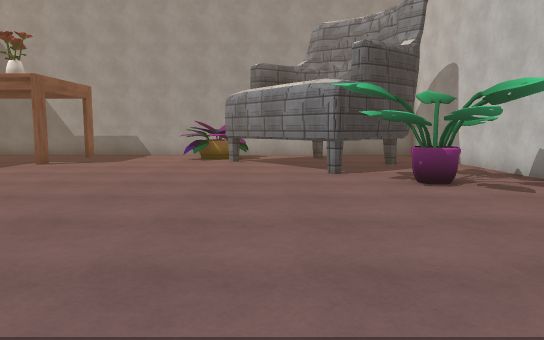
[1] (above)

20 first-person views from a walk through a Unity game level. The camera is 1.3 m above the floor, tilts 6° down and sees 70° across. The floor is counted in squares, 1 m on a side. Each view is taken from the middle of a square. On the plan, view 1 faces up. The plan holds only what a view shows up to about 16 squares ahead; the rest is blank. The place goes on beyond the plan. The player character is not drawn. Some surface patterns are stand-ins.

[2]
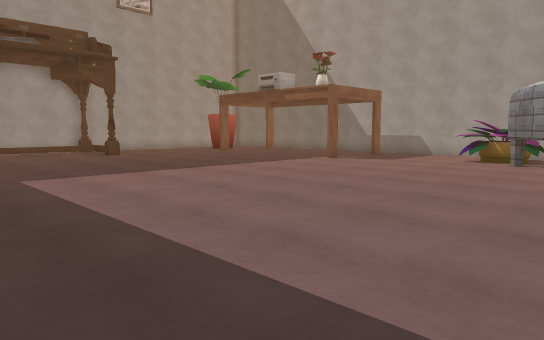

[3]
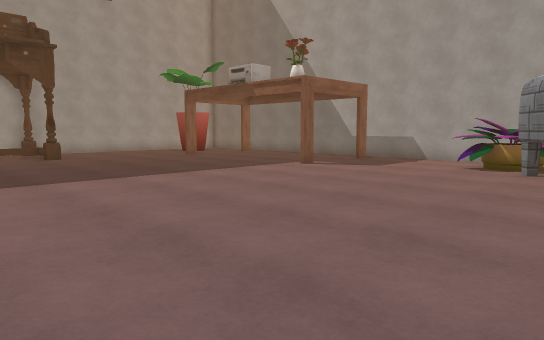

[4]
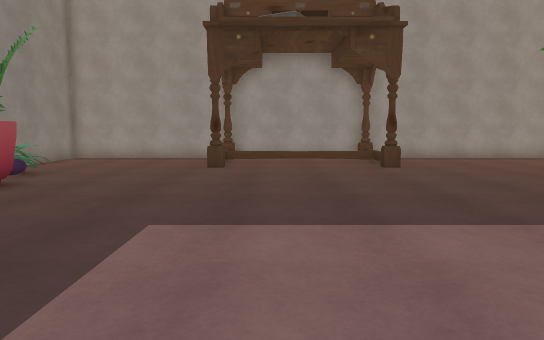

[5]
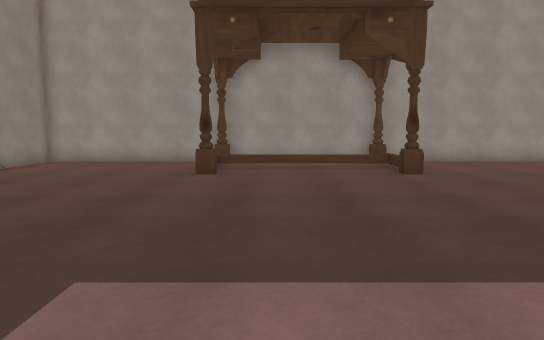

[6]
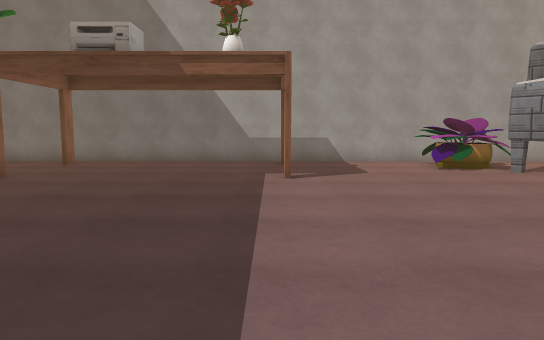

[7]
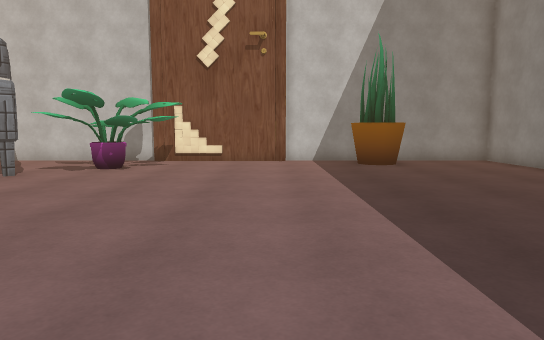

[8]
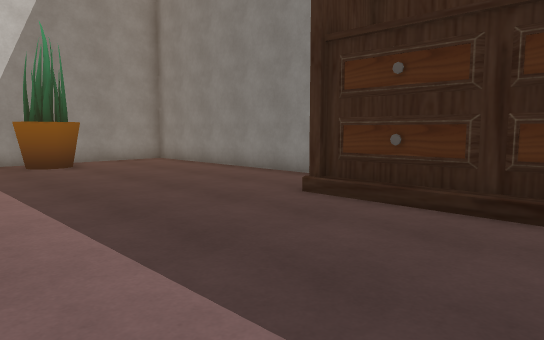

[9]
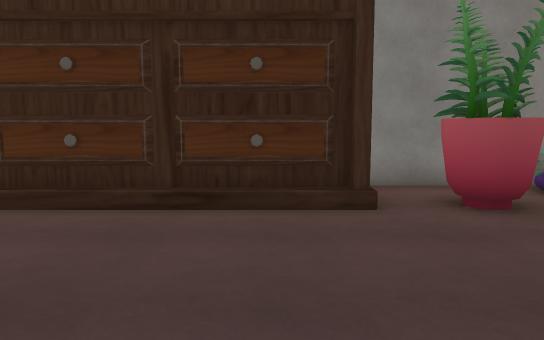

[10]
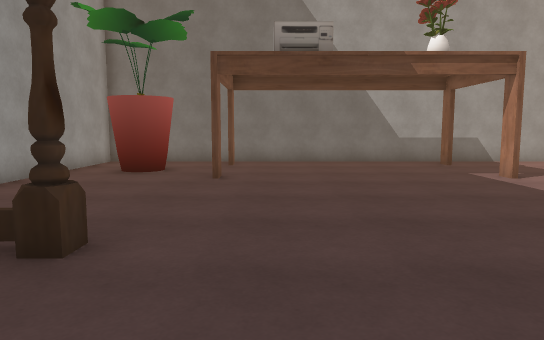

[11]
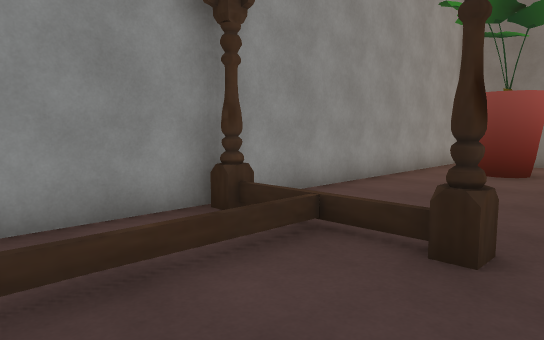

[12]
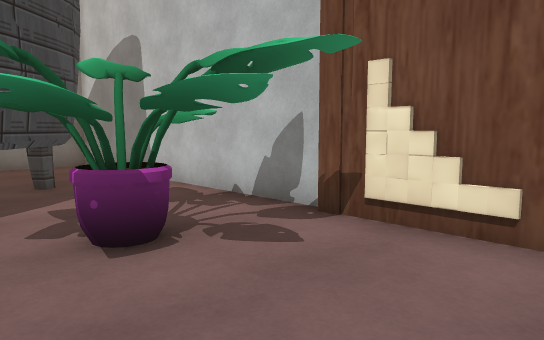

[13]
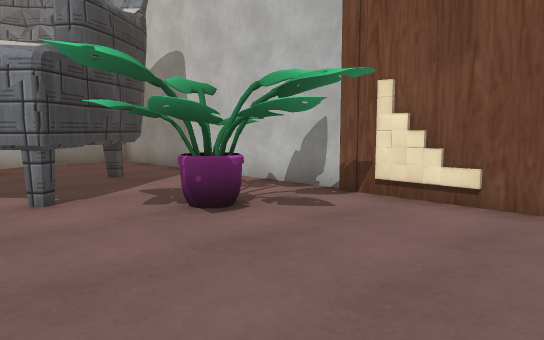

[14]
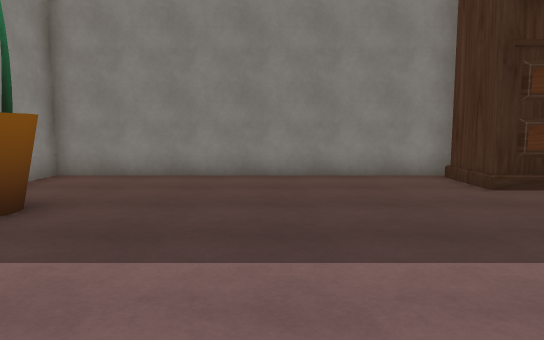

[15]
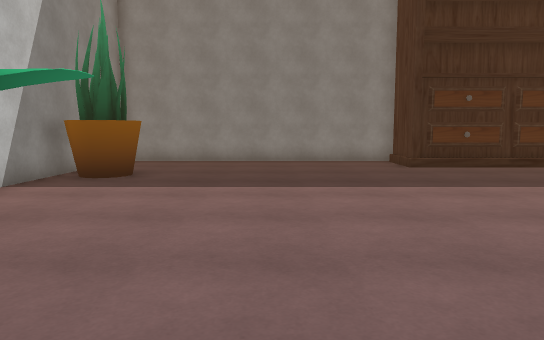

[16]
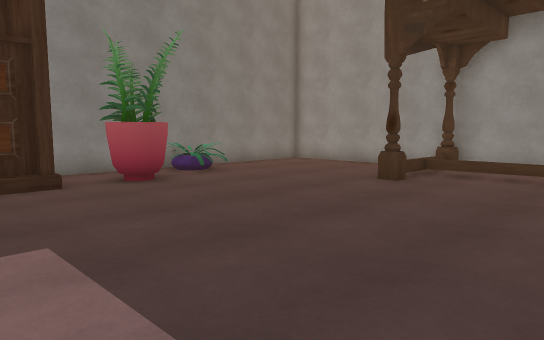

[17]
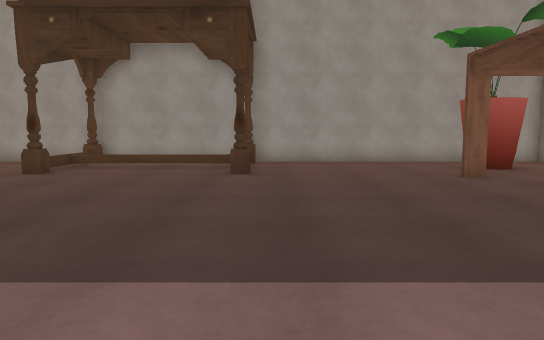

[18]
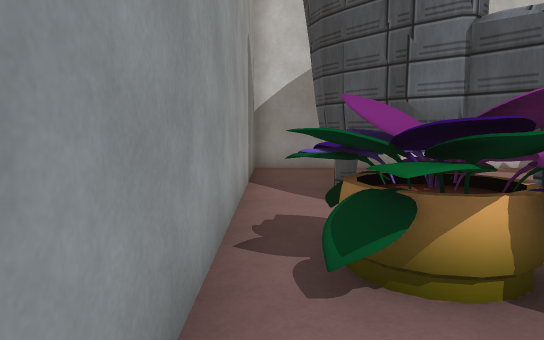

[19]
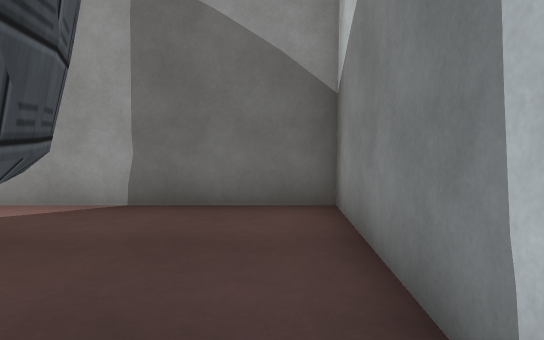

[20]
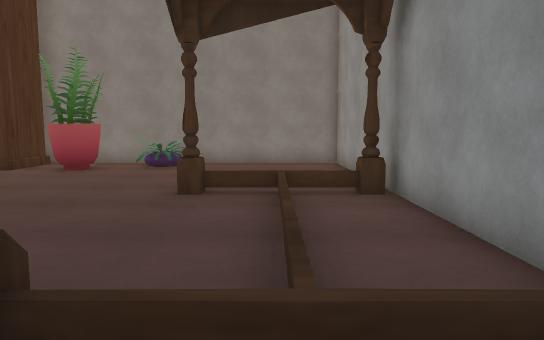

### Floor plan
Key: @ floor where view 1 was taken; # wall or solid block; . floor; / step, stairs or slope; P plant; T thing the floor can be seen under or through; O other object.
Columns run from 22 left of view 1 to 7 right of it. Each row starts with its distance up from view 1.
 20 ##############################
 19 #............................#
 18 #....#.......#.....PPP.## ...#
 17 #..P...............PPP##T  ..#
 16 #.PP...............P###   T..#
 15 #....................#    TT.#
 14 #....................##   TT.#
 13 #.....................##  T..#
 12 #......................#TT...#
 11 #.......................#O.. #
 10 #........................OOOO#
  9 #........................OO..#
  8 #O///O..................OOO..#
  7 #../......................O..#
  6 #../.........................#
  5 #../.........................#
  4 #../.........................#
  3 #../.........................#
  2 #O/O/O.......................#
  1 #...........................P#
  0 #.....................@....PP#
 -1 #...........................P#
 -2 #........PP.##...............#
 -3 #........PP.#######..........#
 -4 #.....P.....#     #..........#
 -5 #############     ############

Positions as (right, up) in squares from view 1, and headings:
1: (0, 0), facing up
2: (2, 0), facing up-left
3: (1, 3), facing up-left
4: (-4, 4), facing left
5: (-6, 4), facing left
6: (-9, 4), facing up
7: (-9, 4), facing right
8: (-9, 4), facing down-right
9: (-9, 4), facing down
10: (-15, 4), facing up
11: (-16, 4), facing up-left
12: (2, 5), facing up-right
13: (0, 4), facing up-right
14: (1, 6), facing down
15: (1, 11), facing down
16: (-8, 7), facing down-left
17: (-6, 9), facing left
18: (-6, 19), facing right
19: (6, 13), facing up
20: (-19, 10), facing down
